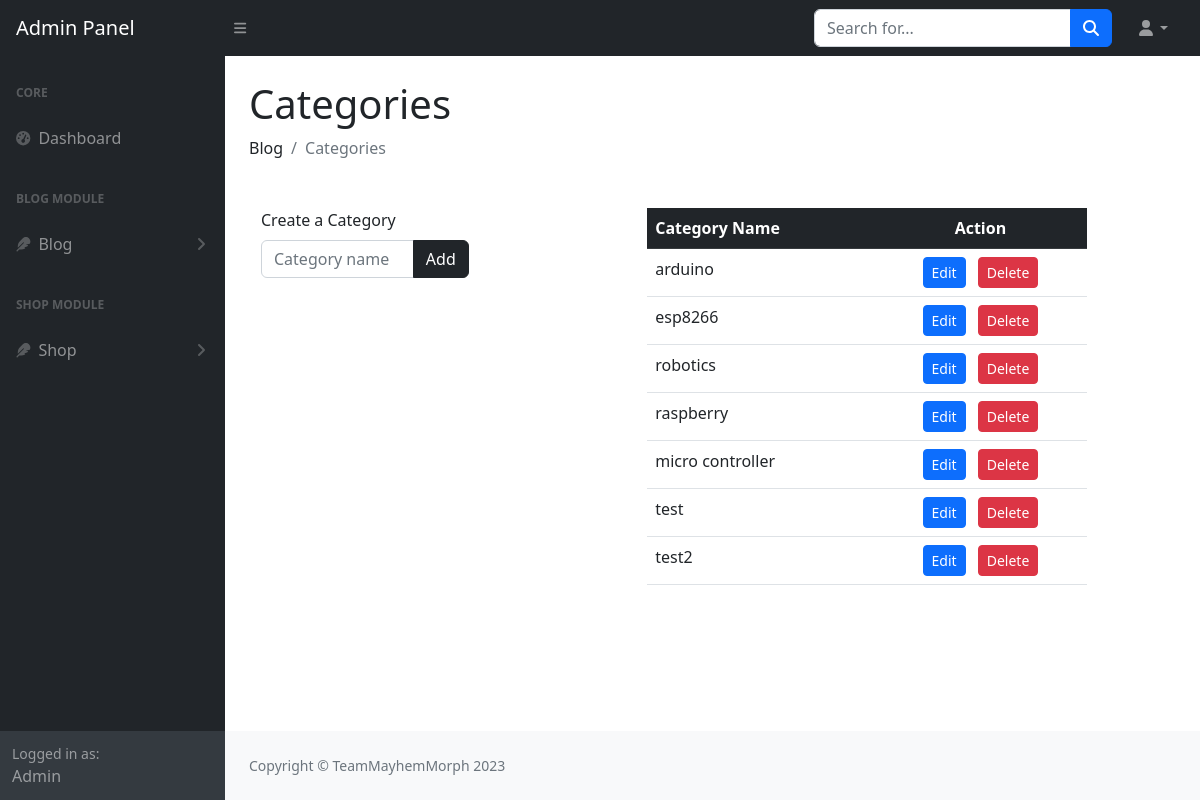
The page /admin/categories.php on the database as committed earlier.
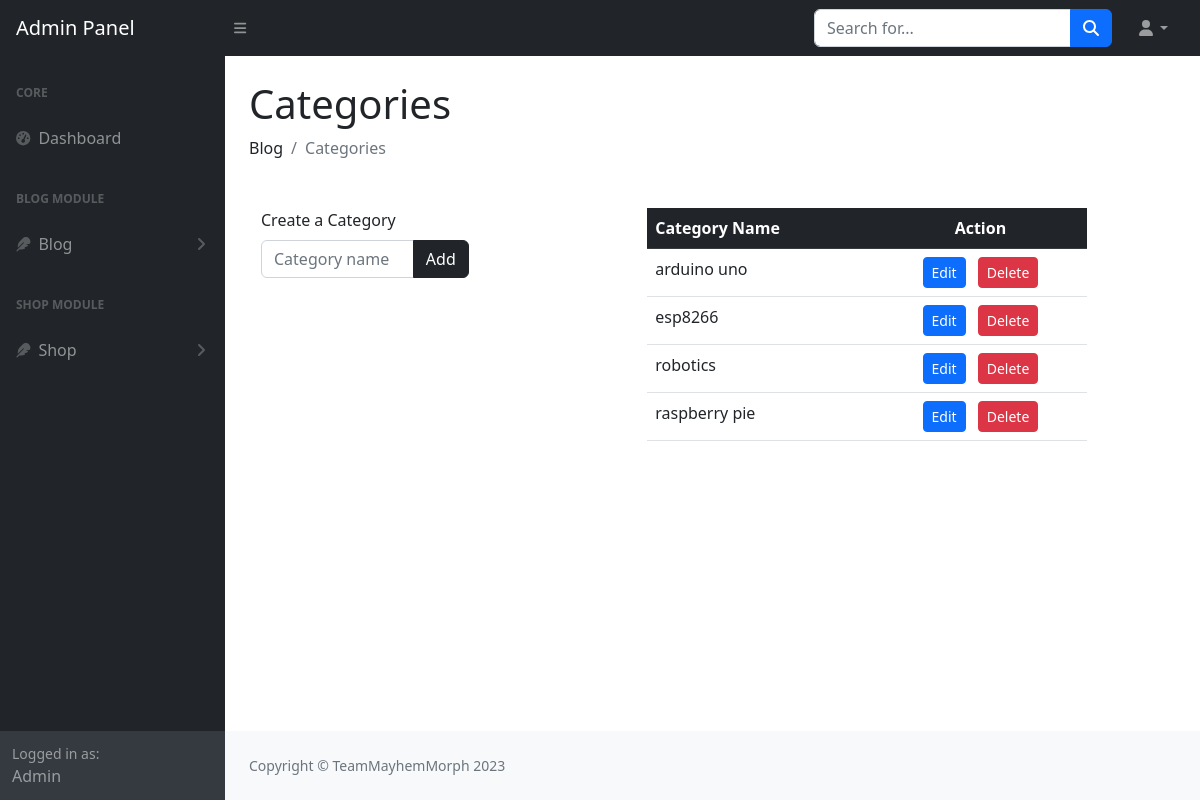
The same page on the database as committed later.
### tables this page shows
CREATE TABLE `post_categories` (
  `cat_id` int(3) NOT NULL,
  `cat_title` varchar(255) NOT NULL
);

### admin/categories.php (the view, shortened to what this page needs)
<?php include "includes/header_html.php"; ?>
<?php include "includes/topbar.php"; ?>
<div id="layoutSidenav">
  <?php include "includes/sidebar.php"; ?>
  <?php include('../database/db_connect.php'); include "functions.php"; ?>
  <div id="layoutSidenav_content">
    <main>
      <div class="container-fluid px-4">
        <h1 class="mt-4">Categories</h1>
        <ol class="breadcrumb mb-4">
          <li class="breadcrumb-item">Blog</li>
          <li class="breadcrumb-item active">Categories</li>
        </ol>
      </div>
    </main>
    <div class="row m-4">
      <div class="col-md-3">
        <form action="categories.php" method="post">
          <label for="#create_cat" class="form-label">Create a Category</label>
          <div class="input-group ml-3">
            <input type="text" class="form-control" placeholder="Category name" aria-label="Category name" aria-describedby="cat_name" id="create_cat" name="cat_title">
            <button class="btn btn-dark" type="submit" id="cat_name" name="add" value="add_category">Add</button>
          </div>
        </form>
      </div>
      <div class="col-md-6 offset-2">
        <table class="table">
          <thead class="table-dark">
            <tr>
              <th scope="col">Category Name</th>
              <th scope="col" class="text-center">Action</th>
            </tr>
          </thead>
          <tbody>
            <?php
            $query = "select * from post_categories";
            $response = mysqli_query($connect, $query);
            ?>
            <?php
            while ($rows = mysqli_fetch_assoc($response)) {
              $cat_id = $rows['cat_id'];
              $cat_title = $rows['cat_title'];
            ?>
              <tr>
                <td><?php echo $cat_title ?></td>
                <td colspan="2" class="text-center">
                  <a class="btn btn-sm btn-primary" type="submit" name="edit" href="categories.php?edit=<?php echo $cat_id; ?>">Edit</a>
                  <a class="btn btn-sm btn-danger ms-2" type="submit" name="delete" href="categories.php?delete=<?php echo $cat_id; ?>"> Delete</a>
                </td>
              </tr>
            <?php
            }
            ?>
          </tbody>
        </table>
      </div>
    </div>
    <?php include "includes/footer.php" ?>

### admin/includes/header_html.php (shortened to what this page needs)
<!DOCTYPE html>
<html lang="en">
    <head>
        <link href="https://cdn.jsdelivr.net/npm/simple-datatables@7.1.2/dist/style.min.css" rel="stylesheet" />
        <link href="css/styles.css" rel="stylesheet" />
    </head>
    <body class="sb-nav-fixed">

### admin/includes/topbar.php (shortened to what this page needs)
<nav class="sb-topnav navbar navbar-expand navbar-dark bg-dark">
    <a class="navbar-brand ps-3" href="index.html">Admin Panel</a>
    <button class="btn btn-link btn-sm order-1 order-lg-0 me-4 me-lg-0" id="sidebarToggle" href="#!"><i class="fas fa-bars"></i></button>
    <form class="d-none d-md-inline-block form-inline ms-auto me-0 me-md-3 my-2 my-md-0">
        <div class="input-group">
            <input class="form-control" type="text" placeholder="Search for..." aria-label="Search for..." aria-describedby="btnNavbarSearch" />
            <button class="btn btn-primary" id="btnNavbarSearch" type="button"><i class="fas fa-search"></i></button>
        </div>
    </form>
    <ul class="navbar-nav ms-auto ms-md-0 me-3 me-lg-4">
        <li class="nav-item dropdown">
            <a class="nav-link dropdown-toggle" id="navbarDropdown" href="#" role="button" data-bs-toggle="dropdown" aria-expanded="false"><i class="fas fa-user fa-fw"></i></a>
        </li>
    </ul>
</nav>

### admin/includes/sidebar.php (shortened to what this page needs)
<div id="layoutSidenav_nav">
    <nav class="sb-sidenav accordion sb-sidenav-dark" id="sidenavAccordion">
        <div class="sb-sidenav-menu">
            <div class="nav">
                <div class="sb-sidenav-menu-heading">Core</div>
                <a class="nav-link" href="index.php">
                    <div class="sb-nav-link-icon"><i class="fas fa-tachometer-alt"></i></div>
                    Dashboard
                </a>
                <div class="sb-sidenav-menu-heading">Blog Module</div>
                <a class="nav-link collapsed" href="#" data-bs-toggle="collapse" data-bs-target="#postModule" aria-expanded="false" aria-controls="postModule">
                    <div class="sb-nav-link-icon"><i class="fa-solid fa-feather"></i></div>
                    Blog
                    <div class="sb-sidenav-collapse-arrow"><i class="fas fa-angle-down"></i></div>
                </a>
                <div class="sb-sidenav-menu-heading">Shop Module</div>
                <a class="nav-link collapsed" href="#" data-bs-toggle="collapse" data-bs-target="#shopModule" aria-expanded="false" aria-controls="shopModule">
                    <div class="sb-nav-link-icon"><i class="fa-solid fa-feather"></i></div>
                    Shop
                    <div class="sb-sidenav-collapse-arrow"><i class="fas fa-angle-down"></i></div>
                </a>
            </div>
        </div>
        <div class="sb-sidenav-footer">
            <div class="small">Logged in as:</div>
            Admin
        </div>
    </nav>
</div>

### admin/includes/footer.php (shortened to what this page needs)
<footer class="py-4 bg-light mt-auto">
    <div class="container-fluid px-4">
        <div class="d-flex align-items-center justify-content-between small">
            <div class="text-muted">Copyright &copy; TeamMayhemMorph 2023</div>
        </div>
    </div>
</footer>
</div>
</div>
</body>
</html>

Rows that differ between the two databases and show on the page:
removed post_categories: cat_title "micro controller"
removed post_categories: cat_title "test"
removed post_categories: cat_title "test2"
changed post_categories: cat_title "arduino" → "arduino uno"
changed post_categories: cat_title "raspberry" → "raspberry pie"
